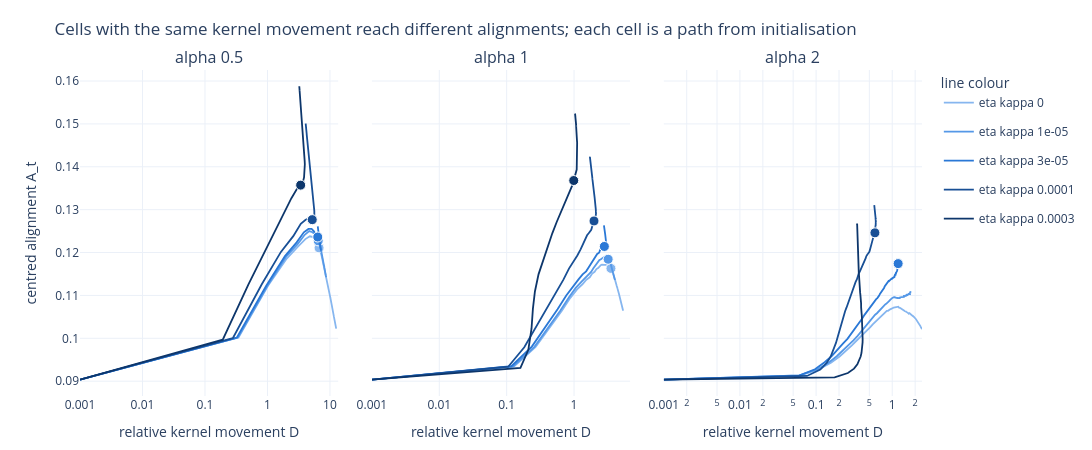

The code cell stored with this chart in its notebook:
### Markdown cell above
## 2. H0: the confound

Each cell as a path in the plane of movement D against alignment A, one panel per alpha and one colour per decay level; the large dots are generalisation events. If D identified the mechanism, cells at the same D would sit at the same A.

### Code cell
# One panel per alpha; each decay level is one path plus one dot at its generalisation event.
fig = make_subplots(rows=1, cols=3, shared_yaxes=True, subplot_titles=[f"alpha {a:g}" for a in ALPHAS],
                    horizontal_spacing=0.04)
decay_colours = dict(zip(DECAYS, L.RAMP))
for col, a in enumerate(ALPHAS, start=1):
    for ek in DECAYS:
        run = grid[(a, ek)]
        h = run["history"]
        D = np.maximum([L.relative_movement(run, step) for step in h["step"]], 1e-3)
        fig.add_trace(go.Scatter(x=D, y=h["A_t"], mode="lines", line=dict(color=decay_colours[ek], width=1.8),
                                 name=f"eta kappa {ek:g}", legendgroup=str(ek), showlegend=(col == 1),
                                 customdata=h["step"],
                                 hovertemplate="step %{customdata}<br>D %{x:.3f}<br>A %{y:.4f}<extra>alpha " + f"{a:g}, eta kappa {ek:g}</extra>"),
                      row=1, col=col)
        t = rows[(a, ek)]["t_test"]
        if t is not None:
            fig.add_trace(go.Scatter(x=[max(L.relative_movement(run, t), 1e-3)], y=[L.value_at_step(run, "A_t", t)],
                                     mode="markers", marker=dict(color=decay_colours[ek], size=10, line=dict(color="white", width=1)),
                                     legendgroup=str(ek), showlegend=False,
                                     hovertemplate=f"generalisation event at step {t}<br>D %{{x:.3f}}<br>A %{{y:.4f}}<extra>alpha {a:g}, eta kappa {ek:g}</extra>"),
                          row=1, col=col)
    fig.update_xaxes(type="log", title_text="relative kernel movement D", row=1, col=col)
fig.update_yaxes(title_text="centred alignment A_t", row=1, col=1)
fig.update_layout(title="Cells with the same kernel movement reach different alignments; each cell is a path from initialisation",
                  height=450, width=1150, template="plotly_white", legend_title_text="line colour",
                  margin=dict(t=70, b=50))
fig.show()

### Figure 1 — Plotly figure (JSON) as saved in the notebook; plotly's stock layout.template omitted (floating-point values rounded to 4 significant figures; data arrays with more than 128 entries replaced by an {"elided": "..."} marker saying what was removed)
{"data": [{"customdata": {"elided": "201 int values"}, "hovertemplate": "step %{customdata}<br>D %{x:.3f}<br>A %{y:.4f}<extra>alpha 0.5, eta kappa 0</extra>", "legendgroup": "0.0", "line": {"color": "#86b6ef", "width": 1.8}, "mode": "lines", "name": "eta kappa 0", "showlegend": true, "type": "scatter", "x": {"elided": "201 float values"}, "xaxis": "x", "y": {"elided": "201 float values"}, "yaxis": "y"}, {"hovertemplate": "generalisation event at step 5500<br>D %{x:.3f}<br>A %{y:.4f}<extra>alpha 0.5, eta kappa 0</extra>", "legendgroup": "0.0", "marker": {"color": "#86b6ef", "line": {"color": "white", "width": 1}, "size": 10}, "mode": "markers", "showlegend": false, "type": "scatter", "x": [6.688], "xaxis": "x", "y": [0.1211], "yaxis": "y"}, {"customdata": {"elided": "201 int values"}, "hovertemplate": "step %{customdata}<br>D %{x:.3f}<br>A %{y:.4f}<extra>alpha 0.5, eta kappa 1e-05</extra>", "legendgroup": "1e-05", "line": {"color": "#5598e7", "width": 1.8}, "mode": "lines", "name": "eta kappa 1e-05", "showlegend": true, "type": "scatter", "x": {"elided": "201 float values"}, "xaxis": "x", "y": {"elided": "201 float values"}, "yaxis": "y"}, {"hovertemplate": "generalisation event at step 5500<br>D %{x:.3f}<br>A %{y:.4f}<extra>alpha 0.5, eta kappa 1e-05</extra>", "legendgroup": "1e-05", "marker": {"color": "#5598e7", "line": {"color": "white", "width": 1}, "size": 10}, "mode": "markers", "showlegend": false, "type": "scatter", "x": [6.485], "xaxis": "x", "y": [0.1227], "yaxis": "y"}, {"customdata": {"elided": "201 int values"}, "hovertemplate": "step %{customdata}<br>D %{x:.3f}<br>A %{y:.4f}<extra>alpha 0.5, eta kappa 3e-05</extra>", "legendgroup": "3e-05", "line": {"color": "#2a78d6", "width": 1.8}, "mode": "lines", "name": "eta kappa 3e-05", "showlegend": true, "type": "scatter", "x": {"elided": "201 float values"}, "xaxis": "x", "y": {"elided": "201 float values"}, "yaxis": "y"}, {"hovertemplate": "generalisation event at step 6000<br>D %{x:.3f}<br>A %{y:.4f}<extra>alpha 0.5, eta kappa 3e-05</extra>", "legendgroup": "3e-05", "marker": {"color": "#2a78d6", "line": {"color": "white", "width": 1}, "size": 10}, "mode": "markers", "showlegend": false, "type": "scatter", "x": [6.374], "xaxis": "x", "y": [0.1236], "yaxis": "y"}, {"customdata": {"elided": "201 int values"}, "hovertemplate": "step %{customdata}<br>D %{x:.3f}<br>A %{y:.4f}<extra>alpha 0.5, eta kappa 0.0001</extra>", "legendgroup": "0.0001", "line": {"color": "#184f95", "width": 1.8}, "mode": "lines", "name": "eta kappa 0.0001", "showlegend": true, "type": "scatter", "x": {"elided": "201 float values"}, "xaxis": "x", "y": {"elided": "201 float values"}, "yaxis": "y"}, {"hovertemplate": "generalisation event at step 4500<br>D %{x:.3f}<br>A %{y:.4f}<extra>alpha 0.5, eta kappa 0.0001</extra>", "legendgroup": "0.0001", "marker": {"color": "#184f95", "line": {"color": "white", "width": 1}, "size": 10}, "mode": "markers", "showlegend": false, "type": "scatter", "x": [5.204], "xaxis": "x", "y": [0.1277], "yaxis": "y"}, {"customdata": {"elided": "201 int values"}, "hovertemplate": "step %{customdata}<br>D %{x:.3f}<br>A %{y:.4f}<extra>alpha 0.5, eta kappa 0.0003</extra>", "legendgroup": "0.0003", "line": {"color": "#0d366b", "width": 1.8}, "mode": "lines", "name": "eta kappa 0.0003", "showlegend": true, "type": "scatter", "x": {"elided": "201 float values"}, "xaxis": "x", "y": {"elided": "201 float values"}, "yaxis": "y"}, {"hovertemplate": "generalisation event at step 3500<br>D %{x:.3f}<br>A %{y:.4f}<extra>alpha 0.5, eta kappa 0.0003</extra>", "legendgroup": "0.0003", "marker": {"color": "#0d366b", "line": {"color": "white", "width": 1}, "size": 10}, "mode": "markers", "showlegend": false, "type": "scatter", "x": [3.394], "xaxis": "x", "y": [0.1357], "yaxis": "y"}, {"customdata": {"elided": "201 int values"}, "hovertemplate": "step %{customdata}<br>D %{x:.3f}<br>A %{y:.4f}<extra>alpha 1, eta kappa 0</extra>", "legendgroup": "0.0", "line": {"color": "#86b6ef", "width": 1.8}, "mode": "lines", "name": "eta kappa 0", "showlegend": false, "type": "scatter", "x": {"elided": "201 float values"}, "xaxis": "x2", "y": {"elided": "201 float values"}, "yaxis": "y2"}, {"hovertemplate": "generalisation event at step 17000<br>D %{x:.3f}<br>A %{y:.4f}<extra>alpha 1, eta kappa 0</extra>", "legendgroup": "0.0", "marker": {"color": "#86b6ef", "line": {"color": "white", "width": 1}, "size": 10}, "mode": "markers", "showlegend": false, "type": "scatter", "x": [3.528], "xaxis": "x2", "y": [0.1163], "yaxis": "y2"}, {"customdata": {"elided": "201 int values"}, "hovertemplate": "step %{customdata}<br>D %{x:.3f}<br>A %{y:.4f}<extra>alpha 1, eta kappa 1e-05</extra>", "legendgroup": "1e-05", "line": {"color": "#5598e7", "width": 1.8}, "mode": "lines", "name": "eta kappa 1e-05", "showlegend": false, "type": "scatter", "x": {"elided": "201 float values"}, "xaxis": "x2", "y": {"elided": "201 float values"}, "yaxis": "y2"}, {"hovertemplate": "generalisation event at step 16000<br>D %{x:.3f}<br>A %{y:.4f}<extra>alpha 1, eta kappa 1e-05</extra>", "legendgroup": "1e-05", "marker": {"color": "#5598e7", "line": {"color": "white", "width": 1}, "size": 10}, "mode": "markers", "showlegend": false, "type": "scatter", "x": [3.207], "xaxis": "x2", "y": [0.1184], "yaxis": "y2"}, {"customdata": {"elided": "201 int values"}, "hovertemplate": "step %{customdata}<br>D %{x:.3f}<br>A %{y:.4f}<extra>alpha 1, eta kappa 3e-05</extra>", "legendgroup": "3e-05", "line": {"color": "#2a78d6", "width": 1.8}, "mode": "lines", "name": "eta kappa 3e-05", "showlegend": false, "type": "scatter", "x": {"elided": "201 float values"}, "xaxis": "x2", "y": {"elided": "201 float values"}, "yaxis": "y2"}, {"hovertemplate": "generalisation event at step 14500<br>D %{x:.3f}<br>A %{y:.4f}<extra>alpha 1, eta kappa 3e-05</extra>", "legendgroup": "3e-05", "marker": {"color": "#2a78d6", "line": {"color": "white", "width": 1}, "size": 10}, "mode": "markers", "showlegend": false, "type": "scatter", "x": [2.817], "xaxis": "x2", "y": [0.1214], "yaxis": "y2"}, {"customdata": {"elided": "201 int values"}, "hovertemplate": "step %{customdata}<br>D %{x:.3f}<br>A %{y:.4f}<extra>alpha 1, eta kappa 0.0001</extra>", "legendgroup": "0.0001", "line": {"color": "#184f95", "width": 1.8}, "mode": "lines", "name": "eta kappa 0.0001", "showlegend": false, "type": "scatter", "x": {"elided": "201 float values"}, "xaxis": "x2", "y": {"elided": "201 float values"}, "yaxis": "y2"}, {"hovertemplate": "generalisation event at step 10000<br>D %{x:.3f}<br>A %{y:.4f}<extra>alpha 1, eta kappa 0.0001</extra>", "legendgroup": "0.0001", "marker": {"color": "#184f95", "line": {"color": "white", "width": 1}, "size": 10}, "mode": "markers", "showlegend": false, "type": "scatter", "x": [1.978], "xaxis": "x2", "y": [0.1274], "yaxis": "y2"}, {"customdata": {"elided": "201 int values"}, "hovertemplate": "step %{customdata}<br>D %{x:.3f}<br>A %{y:.4f}<extra>alpha 1, eta kappa 0.0003</extra>", "legendgroup": "0.0003", "line": {"color": "#0d366b", "width": 1.8}, "mode": "lines", "name": "eta kappa 0.0003", "showlegend": false, "type": "scatter", "x": {"elided": "201 float values"}, "xaxis": "x2", "y": {"elided": "201 float values"}, "yaxis": "y2"}, {"hovertemplate": "generalisation event at step 8500<br>D %{x:.3f}<br>A %{y:.4f}<extra>alpha 1, eta kappa 0.0003</extra>", "legendgroup": "0.0003", "marker": {"color": "#0d366b", "line": {"color": "white", "width": 1}, "size": 10}, "mode": "markers", "showlegend": false, "type": "scatter", "x": [0.9892], "xaxis": "x2", "y": [0.1368], "yaxis": "y2"}, {"customdata": {"elided": "201 int values"}, "hovertemplate": "step %{customdata}<br>D %{x:.3f}<br>A %{y:.4f}<extra>alpha 2, eta kappa 0</extra>", "legendgroup": "0.0", "line": {"color": "#86b6ef", "width": 1.8}, "mode": "lines", "name": "eta kappa 0", "showlegend": false, "type": "scatter", "x": {"elided": "201 float values"}, "xaxis": "x3", "y": {"elided": "201 float values"}, "yaxis": "y3"}, {"customdata": {"elided": "201 int values"}, "hovertemplate": "step %{customdata}<br>D %{x:.3f}<br>A %{y:.4f}<extra>alpha 2, eta kappa 1e-05</extra>", "legendgroup": "1e-05", "line": {"color": "#5598e7", "width": 1.8}, "mode": "lines", "name": "eta kappa 1e-05", "showlegend": false, "type": "scatter", "x": {"elided": "201 float values"}, "xaxis": "x3", "y": {"elided": "201 float values"}, "yaxis": "y3"}, {"customdata": {"elided": "201 int values"}, "hovertemplate": "step %{customdata}<br>D %{x:.3f}<br>A %{y:.4f}<extra>alpha 2, eta kappa 3e-05</extra>", "legendgroup": "3e-05", "line": {"color": "#2a78d6", "width": 1.8}, "mode": "lines", "name": "eta kappa 3e-05", "showlegend": false, "type": "scatter", "x": {"elided": "201 float values"}, "xaxis": "x3", "y": {"elided": "201 float values"}, "yaxis": "y3"}, {"hovertemplate": "generalisation event at step 95000<br>D %{x:.3f}<br>A %{y:.4f}<extra>alpha 2, eta kappa 3e-05</extra>", "legendgroup": "3e-05", "marker": {"color": "#2a78d6", "line": {"color": "white", "width": 1}, "size": 10}, "mode": "markers", "showlegend": false, "type": "scatter", "x": [1.195], "xaxis": "x3", "y": [0.1174], "yaxis": "y3"}, {"customdata": {"elided": "201 int values"}, "hovertemplate": "step %{customdata}<br>D %{x:.3f}<br>A %{y:.4f}<extra>alpha 2, eta kappa 0.0001</extra>", "legendgroup": "0.0001", "line": {"color": "#184f95", "width": 1.8}, "mode": "lines", "name": "eta kappa 0.0001", "showlegend": false, "type": "scatter", "x": {"elided": "201 float values"}, "xaxis": "x3", "y": {"elided": "201 float values"}, "yaxis": "y3"}, {"hovertemplate": "generalisation event at step 31500<br>D %{x:.3f}<br>A %{y:.4f}<extra>alpha 2, eta kappa 0.0001</extra>", "legendgroup": "0.0001", "marker": {"color": "#184f95", "line": {"color": "white", "width": 1}, "size": 10}, "mode": "markers", "showlegend": false, "type": "scatter", "x": [0.5925], "xaxis": "x3", "y": [0.1246], "yaxis": "y3"}, {"customdata": {"elided": "201 int values"}, "hovertemplate": "step %{customdata}<br>D %{x:.3f}<br>A %{y:.4f}<extra>alpha 2, eta kappa 0.0003</extra>", "legendgroup": "0.0003", "line": {"color": "#0d366b", "width": 1.8}, "mode": "lines", "name": "eta kappa 0.0003", "showlegend": false, "type": "scatter", "x": {"elided": "201 float values"}, "xaxis": "x3", "y": {"elided": "201 float values"}, "yaxis": "y3"}], "layout": {"annotations": [{"font": {"size": 16}, "showarrow": false, "text": "alpha 0.5", "x": 0.1533, "xanchor": "center", "xref": "paper", "y": 1, "yanchor": "bottom", "yref": "paper"}, {"font": {"size": 16}, "showarrow": false, "text": "alpha 1", "x": 0.5, "xanchor": "center", "xref": "paper", "y": 1, "yanchor": "bottom", "yref": "paper"}, {"font": {"size": 16}, "showarrow": false, "text": "alpha 2", "x": 0.8467, "xanchor": "center", "xref": "paper", "y": 1, "yanchor": "bottom", "yref": "paper"}], "height": 450, "legend": {"title": {"text": "line colour"}}, "margin": {"b": 50, "t": 70}, "title": {"text": "Cells with the same kernel movement reach different alignments; each cell is a path from initialisation"}, "width": 1150, "xaxis": {"anchor": "y", "domain": [0, 0.3067], "title": {"text": "relative kernel movement D"}, "type": "log"}, "xaxis2": {"anchor": "y2", "domain": [0.3467, 0.6533], "title": {"text": "relative kernel movement D"}, "type": "log"}, "xaxis3": {"anchor": "y3", "domain": [0.6933, 1], "title": {"text": "relative kernel movement D"}, "type": "log"}, "yaxis": {"anchor": "x", "domain": [0, 1], "title": {"text": "centred alignment A_t"}}, "yaxis2": {"anchor": "x2", "domain": [0, 1], "matches": "y", "showticklabels": false}, "yaxis3": {"anchor": "x3", "domain": [0, 1], "matches": "y", "showticklabels": false}}}
